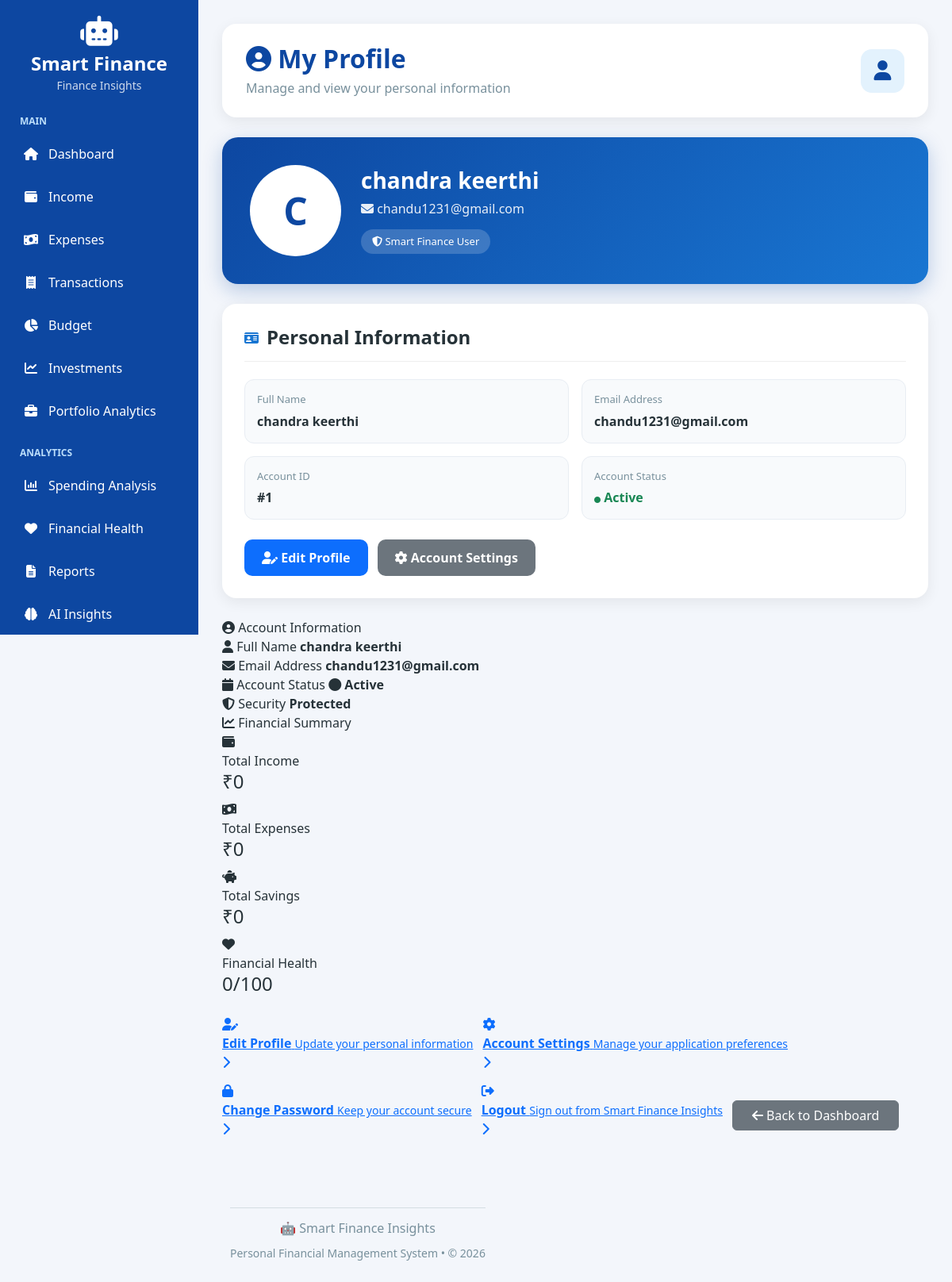
The app's page /profile (signed in) with its own data.
### app.py (models this page shows)
class User(db.Model):
    id = db.Column(db.Integer, primary_key=True)
    name = db.Column(db.String(100))
    email = db.Column(db.String(100), unique=True)
    password = db.Column(db.String(100))

### app.py (the view)
@app.route('/profile')
def profile():
    if 'user_id' not in session:
        return redirect('/login')
    user = User.query.get(session['user_id'])
    return render_template(
        'profile.html',
        user=user
    )

### templates/profile.html (shortened to what this page needs)
<!DOCTYPE html>
<html lang="en">
<head>
    <link href="https://cdn.jsdelivr.net/npm/bootstrap@5.3.3/dist/css/bootstrap.min.css"
          rel="stylesheet">
    <link rel="stylesheet"
          href="https://cdnjs.cloudflare.com/ajax/libs/font-awesome/6.5.2/css/all.min.css">
</head>
<body>
<div class="sidebar">
    <div class="sidebar-brand">
        <i class="fas fa-robot"></i>
        <h4>Smart Finance</h4>
        <small>Finance Insights</small>
    </div>
    <p class="menu-title">Main</p>
    <a href="/dashboard">
        <i class="fas fa-home"></i>
        <span>Dashboard</span>
    </a>
    <a href="/income">
        <i class="fas fa-wallet"></i>
        <span>Income</span>
    </a>
    <a href="/expense">
        <i class="fas fa-money-bill-wave"></i>
        <span>Expenses</span>
    </a>
    <a href="/transactions">
        <i class="fas fa-receipt"></i>
        <span>Transactions</span>
    </a>
    <a href="/budget">
        <i class="fas fa-chart-pie"></i>
        <span>Budget</span>
    </a>
    <a href="/investment">
        <i class="fas fa-chart-line"></i>
        <span>Investments</span>
    </a>
    <a href="/portfolio_analytics">
        <i class="fas fa-briefcase"></i>
        <span>Portfolio Analytics</span>
    </a>
    <p class="menu-title">Analytics</p>
    <a href="/spending_analysis">
        <i class="fas fa-chart-column"></i>
        <span>Spending Analysis</span>
    </a>
    <a href="/financial_health">
        <i class="fas fa-heart"></i>
        <span>Financial Health</span>
    </a>
    <a href="/reports">
        <i class="fas fa-file-lines"></i>
        <span>Reports</span>
    </a>
    <a href="/ai_insights">
        <i class="fas fa-brain"></i>
        <span>AI Insights</span>
    </a>
</div>
<div class="main">
    <div class="page-header">
        <div>
            <h2>
                <i class="fas fa-user-circle"></i>
                My Profile
            </h2>
            <p>
                Manage and view your personal information
            </p>
        </div>
        <div class="page-header-icon">
            <i class="fas fa-user"></i>
        </div>
    </div>
    <div class="profile-hero">
        <div class="profile-avatar">
            {{ user.name[0]|upper if user and user.name else 'U' }}
        </div>
        <div>
            <h3>
                {{ user.name if user else 'User' }}
            </h3>
            <p>
                <i class="fas fa-envelope"></i>
                {{ user.email if user else 'Email not available' }}
            </p>
            <span class="profile-badge">
                <i class="fas fa-shield-halved"></i>
                Smart Finance User
            </span>
        </div>
    </div>
    <div class="profile-card">
        <div class="card-title">
            <i class="fas fa-id-card"></i>
            <h4>Personal Information</h4>
        </div>
        <div class="row g-3">
            <div class="col-md-6">
                <div class="info-box">
                    <span class="info-label">
                        Full Name
                    </span>
                    <span class="info-value">
                        {{ user.name if user else 'Not available' }}
                    </span>
                </div>
            </div>
            <div class="col-md-6">
                <div class="info-box">
                    <span class="info-label">
                        Email Address
                    </span>
                    <span class="info-value">
                        {{ user.email if user else 'Not available' }}
                    </span>
                </div>
            </div>
            <div class="col-md-6">
                <div class="info-box">
                    <span class="info-label">
                        Account ID
                    </span>
                    <span class="info-value">
                        #{{ user.id if user else '---' }}
                    </span>
                </div>
            </div>
            <div class="col-md-6">
                <div class="info-box">
                    <span class="info-label">
                        Account Status
                    </span>
                    <span class="info-value text-success">
                        <i class="fas fa-circle"
                           style="font-size:8px;"></i>
                        Active
                    </span>
                </div>
            </div>
        </div>
        <div class="profile-actions">
            <a href="/edit_profile"
               class="btn-edit">
                <i class="fas fa-user-pen"></i>
                Edit Profile
            </a>
            <a href="/settings"
               class="btn-dashboard">
                <i class="fas fa-cog"></i>
                Account Settings
            </a>
        </div>
    </div>
<div class="profile-info">
    <div class="info-title">
        <i class="fas fa-user-circle"></i>
        Account Information
    </div>
    <div class="info-grid">
        <div class="info-item">
            <span class="label">
                <i class="fas fa-user"></i>
                Full Name
            </span>
            <strong>
                {{ user.name if user else 'User' }}
            </strong>
        </div>
        <div class="info-item">
            <span class="label">
                <i class="fas fa-envelope"></i>
                Email Address
            </span>
            <strong>
                {{ user.email if user else 'Not available' }}
            </strong>
        </div>
        <div class="info-item">
            <span class="label">
                <i class="fas fa-calendar"></i>
                Account Status
            </span>
            <strong class="active-status">
                <i class="fas fa-circle"></i>
                Active
            </strong>
        </div>
        <div class="info-item">
            <span class="label">
                <i class="fas fa-shield-halved"></i>
                Security
            </span>
            <strong>
                Protected
            </strong>
        </div>
    </div>
</div>
<div class="financial-summary">
    <div class="section-title">
        <i class="fas fa-chart-line"></i>
        Financial Summary
    </div>
    <div class="summary-grid">
        <div class="summary-box income">
            <div class="summary-icon">
                <i class="fas fa-wallet"></i>
            </div>
            <div>
                <span>Total Income</span>
                <h4 id="profileIncome">₹0</h4>
            </div>
        </div>
        <div class="summary-box expense">
            <div class="summary-icon">
                <i class="fas fa-money-bill-wave"></i>
            </div>
            <div>
                <span>Total Expenses</span>
                <h4 id="profileExpense">₹0</h4>
            </div>
        </div>
        <div class="summary-box savings">
            <div class="summary-icon">
                <i class="fas fa-piggy-bank"></i>
            </div>
            <div>
                <span>Total Savings</span>
                <h4 id="profileSavings">₹0</h4>
            </div>
        </div>
        <div class="summary-box health">
            <div class="summary-icon">
                <i class="fas fa-heart"></i>
            </div>
            <div>
                <span>Financial Health</span>
                <h4 id="profileHealth">0/100</h4>
            </div>
        </div>
    </div>
</div>
<div class="profile-actions">
    <a href="/edit_profile"
       class="profile-action primary">
        <i class="fas fa-user-pen"></i>
        <div>
            <strong>Edit Profile</strong>
            <small>Update your personal information</small>
        </div>
        <i class="fas fa-chevron-right arrow"></i>
    </a>
    <a href="/settings"
       class="profile-action">
        <i class="fas fa-cog"></i>
        <div>
            <strong>Account Settings</strong>
            <small>Manage your application preferences</small>
        </div>
        <i class="fas fa-chevron-right arrow"></i>
    </a>
    <a href="/change_password"
       class="profile-action">
        <i class="fas fa-lock"></i>
        <div>
            <strong>Change Password</strong>
            <small>Keep your account secure</small>
        </div>
        <i class="fas fa-chevron-right arrow"></i>
    </a>
<a href="/logout"
   class="profile-action logout">
    <i class="fas fa-right-from-bracket"></i>
    <div>
        <strong>Logout</strong>
        <small>
            Sign out from Smart Finance Insights
        </small>
    </div>
    <i class="fas fa-chevron-right arrow"></i>
</a>
<div class="text-center mt-4 mb-4">
    <a href="/dashboard"
       class="btn btn-secondary px-4">
        <i class="fas fa-arrow-left"></i>
        Back to Dashboard
    </a>
</div>
<footer class="profile-footer">
    <hr>
    <h6>
        🤖 Smart Finance Insights
    </h6>
    <small>
        Personal Financial Management System
        • © 2026
    </small>
</footer>
</div>
</body>
</html>

### templates/profile.html (style rules this page uses)
* { box-sizing: border-box; }
body { margin: 0; font-family: "Segoe UI", sans-serif; background: #f3f6fb; color: #263238; }
.sidebar { position: fixed; left: 0; top: 0; width: 250px; height: 100vh; background: #0d47a1; padding: 20px 15px; overflow-y: auto; }
.sidebar-brand { text-align: center; color: white; margin-bottom: 25px; }
.sidebar-brand i { font-size: 38px; margin-bottom: 8px; }
.sidebar-brand h4 { margin: 0; font-weight: 700; }
.sidebar-brand small { opacity: 0.8; }
.sidebar a { display: flex; align-items: center; gap: 12px; color: white; text-decoration: none; padding: 12px 14px; margin-bottom: 6px; border-radius: 9px; transition: 0.3s; }
.sidebar a i { width: 20px; text-align: center; }
.menu-title { color: #bbdefb; font-size: 12px; font-weight: 700; margin: 20px 10px 8px; text-transform: uppercase; }
.main { margin-left: 250px; padding: 30px; }
.page-header { background: white; border-radius: 18px; padding: 25px 30px; margin-bottom: 25px; box-shadow: 0 5px 18px rgba(0,0,0,0.07); display: flex; justify-content: space-between; align-items: center; }
.page-header h2 { margin: 0; font-weight: 700; color: #0d47a1; }
.page-header p { margin: 6px 0 0; color: #78909c; }
.page-header-icon { width: 55px; height: 55px; border-radius: 14px; background: #e3f2fd; color: #0d47a1; display: flex; align-items: center; justify-content: center; font-size: 25px; }
.profile-hero { background: linear-gradient(135deg, #0d47a1, #1976d2); border-radius: 20px; padding: 35px; color: white; margin-bottom: 25px; display: flex; align-items: center; gap: 25px; box-shadow: 0 8px 25px rgba(13,71,161,0.25); }
.profile-avatar { width: 115px; height: 115px; border-radius: 50%; background: white; color: #0d47a1; display: flex; align-items: center; justify-content: center; font-size: 48px; font-weight: 700; border: 5px solid rgba(255,255,255,0.4); flex-shrink: 0; }
.profile-hero h3 { margin: 0; font-weight: 700; }
.profile-hero p { margin: 6px 0; opacity: 0.9; }
.profile-badge { display: inline-block; background: rgba(255,255,255,0.18); padding: 6px 14px; border-radius: 20px; margin-top: 8px; font-size: 13px; }
.profile-card { background: white; border-radius: 18px; padding: 28px; margin-bottom: 25px; box-shadow: 0 5px 18px rgba(0,0,0,0.07); }
.card-title { display: flex; align-items: center; gap: 10px; border-bottom: 1px solid #eeeeee; padding-bottom: 15px; margin-bottom: 22px; }
.card-title h4 { margin: 0; font-weight: 700; }
.card-title i { color: #1976d2; }
.info-box { background: #f8fafc; border: 1px solid #e8edf3; border-radius: 12px; padding: 15px; height: 100%; }
.info-label { display: block; color: #78909c; font-size: 13px; margin-bottom: 5px; }
.info-value { font-size: 16px; font-weight: 600; color: #263238; word-break: break-word; }
.profile-actions { display: flex; gap: 12px; flex-wrap: wrap; margin-top: 25px; }
.btn-edit { background: #0d6efd; color: white; border: none; padding: 11px 22px; border-radius: 10px; text-decoration: none; font-weight: 600; }
.btn-dashboard { background: #6c757d; color: white; border: none; padding: 11px 22px; border-radius: 10px; text-decoration: none; font-weight: 600; }
footer { text-align: center; color: #78909c; padding: 25px 10px; margin-top: 20px; }

### records on screen
User: name "C", name "chandra keerthi", email "chandu1231@gmail.com", id "1"
